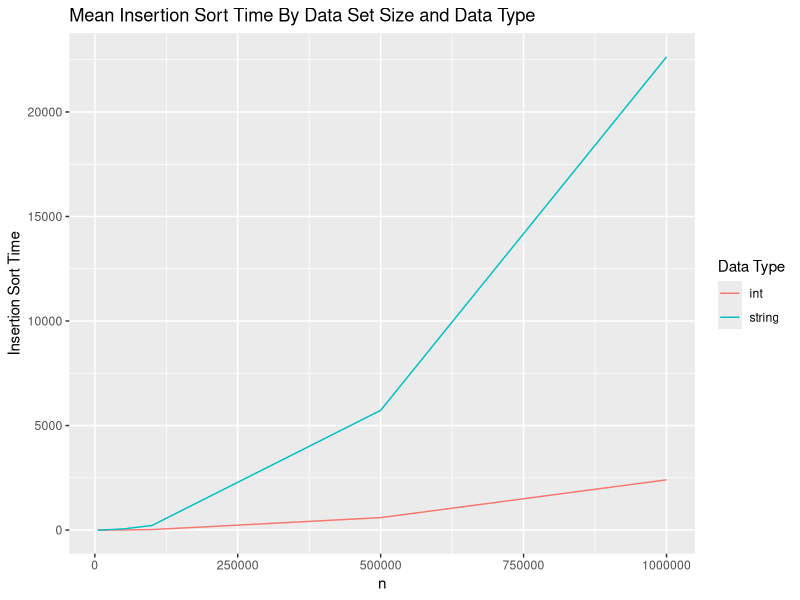
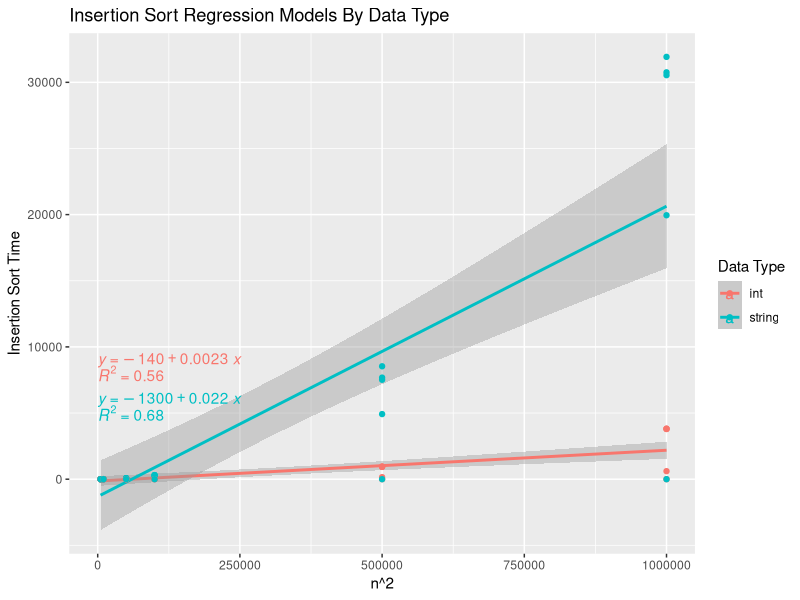
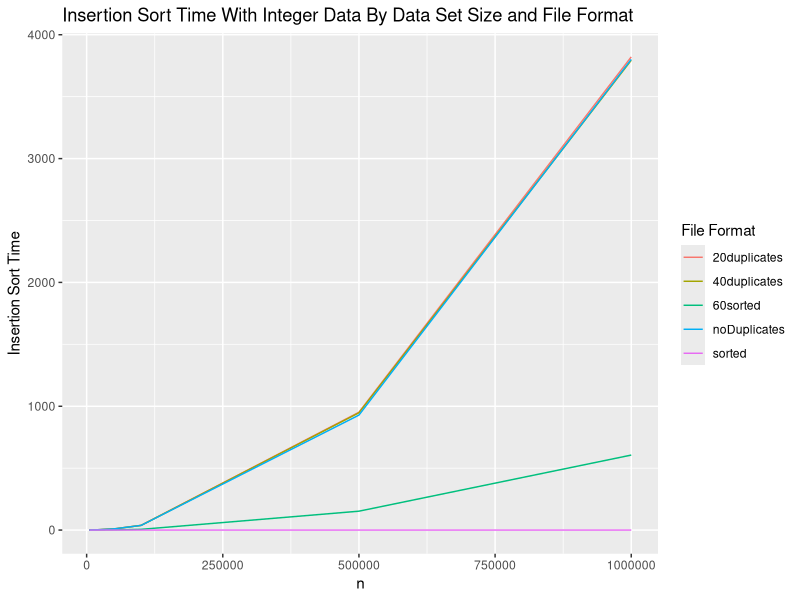
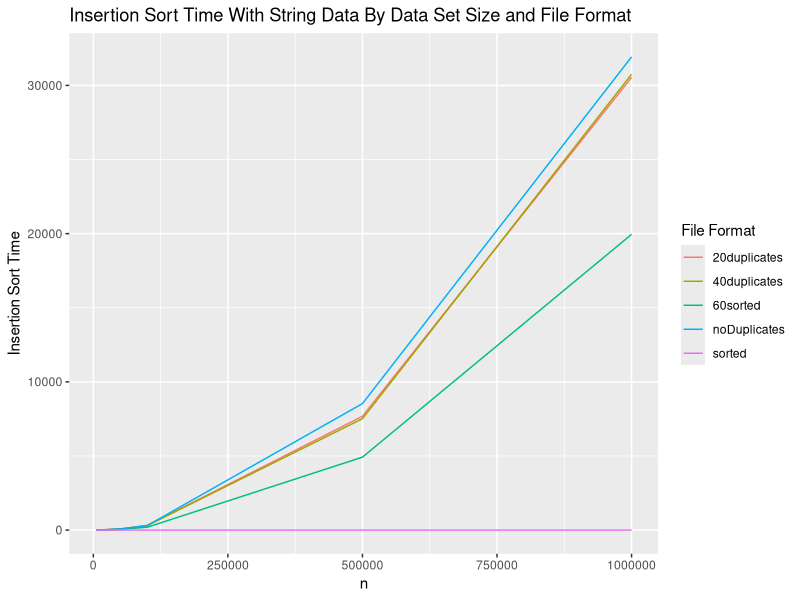
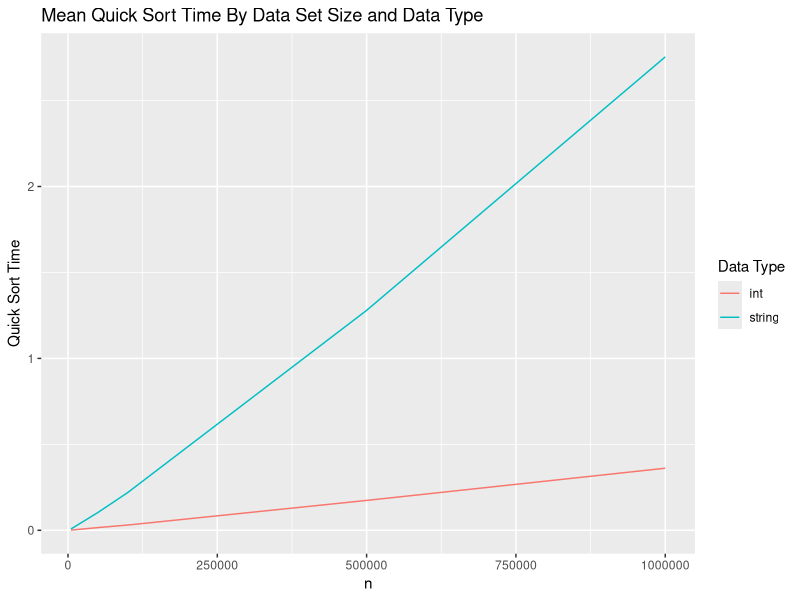
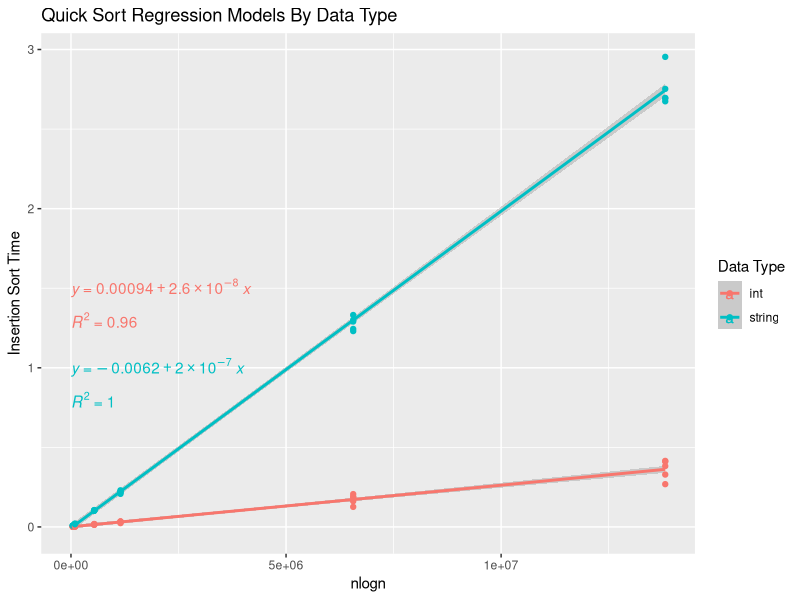
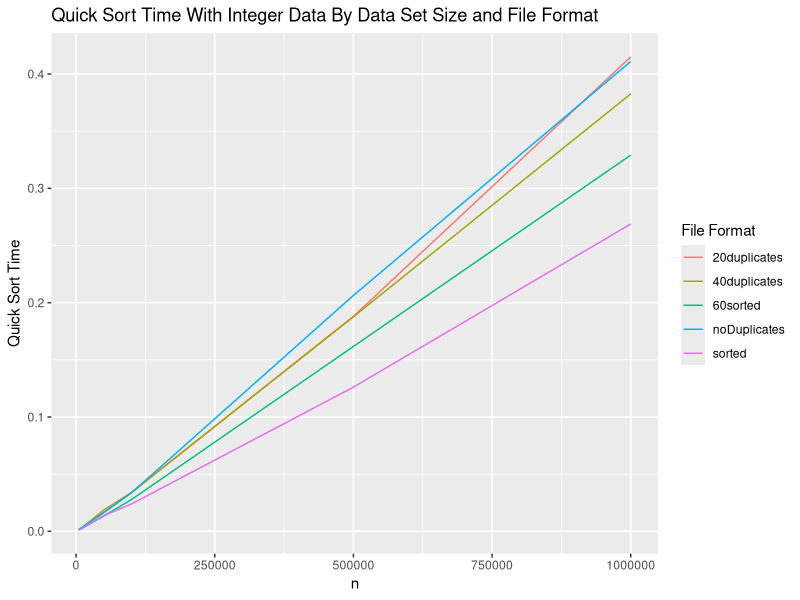
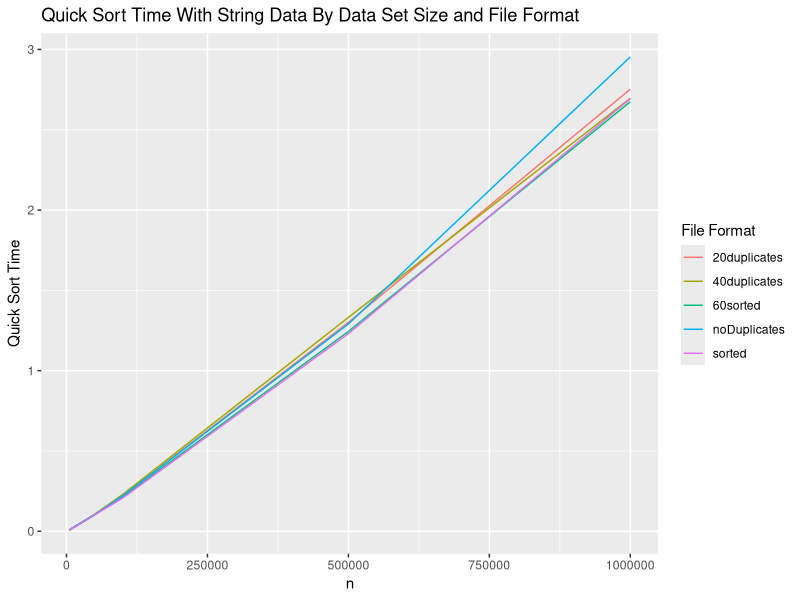

Write the R code that produced these figures, in order.
## ---- chunk 1
library(ggplot2)
library(ggpubr)
data = read.csv("CombinedMean.csv")
data$n2 = data$size ^ 2
data$nlogn = log(data$size) * data$size
data
## ---- chunk 2
insertionTimes = aggregate(insertion_time ~ var_type + size + n2 + format, data = data, FUN = mean)
insertionTimes2 = aggregate(insertion_time ~ var_type + size + n2, data = data, FUN = mean)
ggplot(insertionTimes2, aes(x = size, y = insertion_time, color = var_type)) +
  geom_line() +
  labs(title = "Mean Insertion Sort Time By Data Set Size and Data Type", x = "n", y = "Insertion Sort Time") +
  guides(color = guide_legend(title = "Data Type"))
## ---- chunk 3
ggplot(insertionTimes, aes(x = size, y = insertion_time, color = var_type)) +
  labs(title = "Insertion Sort Regression Models By Data Type", x = "n^2", y = "Insertion Sort Time") +
  geom_smooth(method="lm") +
  geom_point() +
  stat_regline_equation(label.x=0, label.y=c(9000, 6000)) +
  stat_cor(aes(label=..rr.label..), label.x=0, label.y=c(8000, 5000)) +
  guides(color = guide_legend(title = "Data Type"))
## ---- chunk 4
insertionInts = subset(insertionTimes, var_type == "int")
ggplot(insertionInts, aes(x = size, y = insertion_time, color = format)) +
  geom_line() +
  labs(title = "Insertion Sort Time With Integer Data By Data Set Size and File Format", x = "n", y = "Insertion Sort Time") +
  guides(color = guide_legend(title = "File Format"))
## ---- chunk 5
insertionStrings = subset(insertionTimes, var_type == "string")
ggplot(insertionStrings, aes(x = size, y = insertion_time, color = format)) +
  geom_line() +
  labs(title = "Insertion Sort Time With String Data By Data Set Size and File Format", x = "n", y = "Insertion Sort Time") +
  guides(color = guide_legend(title = "File Format"))
## ---- chunk 6
quickTimes = aggregate(quick_time ~ var_type + size + nlogn + format, data = data, FUN = mean)
quickTimes2 = aggregate(quick_time ~ var_type + size + nlogn, data = data, FUN = mean)
ggplot(quickTimes2, aes(x = size, y = quick_time, color = var_type)) + 
  geom_line() + 
  labs(title = "Mean Quick Sort Time By Data Set Size and Data Type", x = "n", y = "Quick Sort Time") + 
  guides(color = guide_legend(title = "Data Type"))
## ---- chunk 7
ggplot(quickTimes, aes(x = nlogn, y = quick_time, color = var_type)) +
  labs(title = "Quick Sort Regression Models By Data Type", x = "nlogn", y = "Insertion Sort Time") +
  geom_smooth(method="lm") +
  geom_point() +
  stat_regline_equation(label.x=0, label.y=c(1.5, 1)) +
  stat_cor(aes(label=..rr.label..), label.x=0, label.y=c(1.3, 0.8)) +
  guides(color = guide_legend(title = "Data Type"))
## ---- chunk 8
quickInts = subset(quickTimes, var_type == "int")
ggplot(quickInts, aes(x = size, y = quick_time, color = format)) + 
  geom_line() + 
  labs(title = "Quick Sort Time With Integer Data By Data Set Size and File Format", x = "n", y = "Quick Sort Time") + 
  guides(color = guide_legend(title = "File Format"))
## ---- chunk 9
quickStrings = subset(quickTimes, var_type == "string")
ggplot(quickStrings, aes(x = size, y = quick_time, color = format)) + 
  geom_line() + 
  labs(title = "Quick Sort Time With String Data By Data Set Size and File Format", x = "n", y = "Quick Sort Time") + 
  guides(color = guide_legend(title = "File Format"))
## ---- chunk 10
mergeTimes = aggregate(merge_time ~ var_type + size + nlogn + format, data = data, FUN = mean)
mergeTimes2 = aggregate(merge_time ~ var_type + size + nlogn, data = data, FUN = mean)
ggplot(mergeTimes2, aes(x = size, y = merge_time, color = var_type)) + 
  geom_line() + 
  labs(title = "Mean Merge Sort Time By Data Set Size and Data Type", x = "n", y = "Merge Sort Time") + 
  guides(color = guide_legend(title = "Data Type"))
## ---- chunk 11
ggplot(mergeTimes, aes(x = nlogn, y = merge_time, color = var_type)) +
  labs(title = "Merge Sort Regression Models By Data Type", x = "nlogn", y = "Merge Sort Time") +
  geom_smooth(method="lm") +
  geom_point() +
  stat_regline_equation(label.x=0, label.y=c(6, 4)) +
  stat_cor(aes(label=..rr.label..), label.x=0, label.y=c(5.5, 3.5)) +
  guides(color = guide_legend(title = "Data Type"))
## ---- chunk 12
mergeInts = subset(mergeTimes, var_type == "int")
ggplot(mergeInts, aes(x = size, y = merge_time, color = format)) + 
  geom_line() + 
  labs(title = "Merge Sort Time With Integer Data By Data Set Size and File Format", x = "n", y = "Merge Sort Time") + 
  guides(color = guide_legend(title = "File Format"))
## ---- chunk 13
mergeStrings = subset(mergeTimes, var_type == "string")
ggplot(mergeStrings, aes(x = size, y = merge_time, color = format)) + 
  geom_line() + 
  labs(title = "Merge Sort Time With String Data By Data Set Size and File Format", x = "n", y = "Merge Sort Time") + 
  guides(color = guide_legend(title = "File Format"))
## ---- chunk 14
shellTimes = aggregate(shell_time ~ var_type + size + nlogn + format, data = data, FUN = mean)
shellTimes2 = aggregate(shell_time ~ var_type + size + nlogn, data = data, FUN = mean)
ggplot(shellTimes2, aes(x = size, y = shell_time, color = var_type)) + 
  geom_line() + 
  labs(title = "Mean Shell Sort Time By Data Set Size and Data Type", x = "n", y = "Shell Sort Time") + 
  guides(color = guide_legend(title = "Data Type"))
## ---- chunk 15
ggplot(shellTimes, aes(x = nlogn, y = shell_time, color = var_type)) +
  labs(title = "Shell Sort Regression Models By Data Type", x = "nlogn", y = "Shell Sort Time") +
  geom_smooth(method="lm") +
  geom_point() +
  stat_regline_equation(label.x=0, label.y=c(4, 3)) +
  stat_cor(aes(label=..rr.label..), label.x=0, label.y=c(3.75, 2.75)) +
  guides(color = guide_legend(title = "Data Type"))
## ---- chunk 16
shellInts = subset(shellTimes, var_type == "int")
ggplot(shellInts, aes(x = size, y = shell_time, color = format)) + 
  geom_line() + 
  labs(title = "Shell Sort Time With Integer Data By Data Set Size and File Format", x = "n", y = "Shell Sort Time") + 
  guides(color = guide_legend(title = "File Format"))
## ---- chunk 17
shellStrings = subset(shellTimes, var_type == "string")
ggplot(shellStrings, aes(x = size, y = shell_time, color = format)) + 
  geom_line() + 
  labs(title = "Shell Sort Time With String Data By Data Set Size and File Format", x = "n", y = "Shell Sort Time") + 
  guides(color = guide_legend(title = "File Format"))
## ---- chunk 18
introTimes = aggregate(intro_time ~ var_type + size + nlogn + format, data = data, FUN = mean)
introTimes2 = aggregate(intro_time ~ var_type + size + nlogn, data = data, FUN = mean)
ggplot(introTimes2, aes(x = size, y = intro_time, color = var_type)) + 
  geom_line() + 
  labs(title = "Mean Intro Sort Time By Data Set Size and Data Type", x = "n", y = "Intro Sort Time") + 
  guides(color = guide_legend(title = "Data Type"))
## ---- chunk 19
ggplot(introTimes, aes(x = nlogn, y = intro_time, color = var_type)) +
  labs(title = "Intro Sort Regression Models By Data Type", x = "nlogn", y = "Intro Sort Time") +
  geom_smooth(method="lm") +
  geom_point() +
  stat_regline_equation(label.x=0, label.y=c(4, 3)) +
  stat_cor(aes(label=..rr.label..), label.x=0, label.y=c(3.75, 2.75)) +
  guides(color = guide_legend(title = "Data Type"))
## ---- chunk 20
introInts = subset(introTimes, var_type == "int")
ggplot(introInts, aes(x = size, y = intro_time, color = format)) + 
  geom_line() + 
  labs(title = "Intro Sort Time With Integer Data By Data Set Size and File Format", x = "n", y = "Intro Sort Time") + 
  guides(color = guide_legend(title = "File Format"))
## ---- chunk 21
introStrings = subset(introTimes, var_type == "string")
ggplot(introStrings, aes(x = size, y = intro_time, color = format)) + 
  geom_line() + 
  labs(title = "Intro Sort Time With String Data By Data Set Size and File Format", x = "n", y = "Intro Sort Time") + 
  guides(color = guide_legend(title = "File Format"))
## ---- chunk 22
timTimes = aggregate(tim_time ~ var_type + size + nlogn + format, data = data, FUN = mean)
timTimes2 = aggregate(tim_time ~ var_type + size + nlogn, data = data, FUN = mean)
ggplot(timTimes2, aes(x = size, y = tim_time, color = var_type)) + 
  geom_line() + 
  labs(title = "Mean Tim Sort Time By Data Set Size and Data Type", x = "n", y = "Tim Sort Time") + 
  guides(color = guide_legend(title = "Data Type"))
## ---- chunk 23
ggplot(timTimes, aes(x = nlogn, y = tim_time, color = var_type)) +
  labs(title = "Tim Sort Regression Models By Data Type", x = "nlogn", y = "Tim Sort Time") +
  geom_smooth(method="lm") +
  geom_point() +
  stat_regline_equation(label.x=0, label.y=c(4, 3)) +
  stat_cor(aes(label=..rr.label..), label.x=0, label.y=c(3.75, 2.75)) +
  guides(color = guide_legend(title = "Data Type"))
## ---- chunk 24
timInts = subset(timTimes, var_type == "int")
ggplot(timInts, aes(x = size, y = tim_time, color = format)) + 
  geom_line() + 
  labs(title = "Tim Sort Time With Integer Data By Data Set Size and File Format", x = "n", y = "Tim Sort Time") + 
  guides(color = guide_legend(title = "File Format"))
## ---- chunk 25
timStrings = subset(timTimes, var_type == "string")
ggplot(timStrings, aes(x = size, y = tim_time, color = format)) + 
  geom_line() + 
  labs(title = "Tim Sort Time With String Data By Data Set Size and File Format", x = "n", y = "Tim Sort Time") + 
  guides(color = guide_legend(title = "File Format"))
## ---- chunk 26
data2 = matrix(ncol = 5, nrow = 360)
for (i in 1:6) {
  for (j in 1:60) {
    data2[i * j, 1] = data[j, 1]
    data2[i * j, 2] = data[j, 2]
    data2[i * j, 3] = data[j, 3]
    data2[i * j, 4] = data[j, 3 + i]
    if (i == 1) {
      data2[i * j, 5] = "insertion"
    } else if (i == 2) {
      data2[i * j, 5] = "quick"
    } else if (i == 3) {
      data2[i * j, 5] = "merge"
    } else if (i == 4) {
      data2[i * j, 5] = "shell"
    } else if (i == 5) {
      data2[i * j, 5] = "intro"
    } else {
      data2[i * j, 5] = "tim"
    }
  }
}
data2 = data.frame(data2)
colnames(data2) = c("var_type", "size", "format", "time", "algorithm")
data2 = transform(data2, time = as.numeric(time))
data2 = transform(data2, size = as.numeric(size))
## ---- chunk 27
integerData = subset(data2, var_type == "int")
integerTimes = aggregate(time ~ algorithm + size, data = integerData, FUN = mean)
ggplot(integerTimes, aes(x = size, y = time, color = algorithm)) + 
  geom_line() + 
  labs(title = "Mean Sort Time For Integer Data By Data Set Size and Algorithm", x = "n", y = "Sorting Time") + 
  guides(color = guide_legend(title = "Algorithm"))
## ---- chunk 28
integerTimes2 = subset(integerTimes, algorithm != "insertion")
ggplot(integerTimes2, aes(x = size, y = time, color = algorithm)) + 
  geom_line() + 
  labs(title = "Mean Sort Time For Integer Data By Data Set Size and Algorithm", x = "n", y = "Sorting Time") + 
  guides(color = guide_legend(title = "Algorithm"))
## ---- chunk 29
stringData = subset(data2, var_type == "string")
stringTimes = aggregate(time ~ algorithm + size, data = stringData, FUN = mean)
ggplot(stringTimes, aes(x = size, y = time, color = algorithm)) + 
  geom_line() + 
  labs(title = "Mean Sort Time For String Data By Data Set Size and Algorithm", x = "n", y = "Sorting Time") + 
  guides(color = guide_legend(title = "Algorithm"))
## ---- chunk 30
stringTimes2 = subset(stringTimes, algorithm != "insertion")
ggplot(stringTimes2, aes(x = size, y = time, color = algorithm)) + 
  geom_line() + 
  labs(title = "Mean Sort Time For String Data By Data Set Size and Algorithm", x = "n", y = "Sorting Time") + 
  guides(color = guide_legend(title = "Algorithm"))
